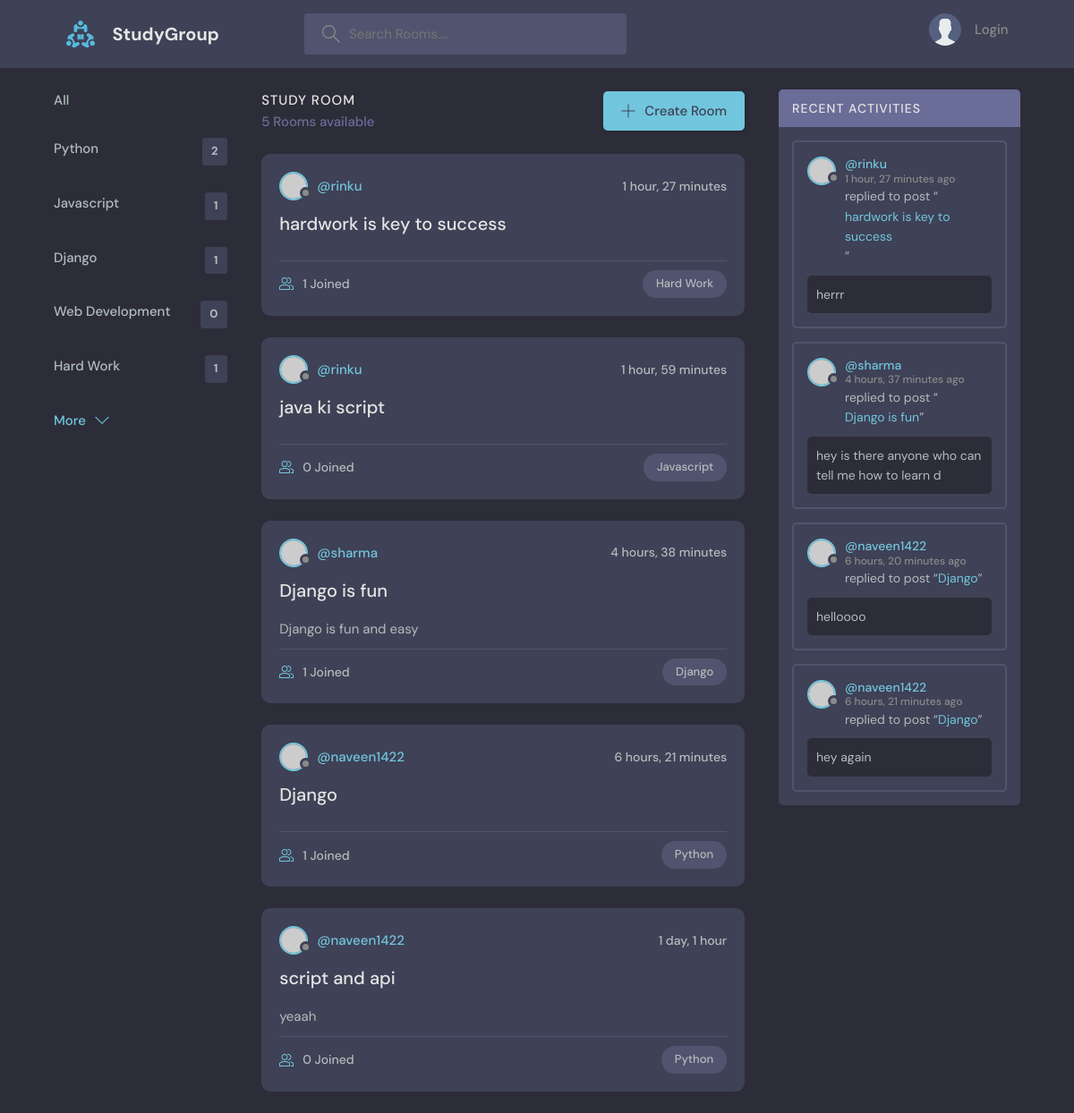
The page / on the database its author committed.
### baseapp/models.py (models this page shows, shortened)
class Topic(models.Model):
    name = models.CharField(max_length=200)

class Room(models.Model):
    host = models.ForeignKey(User, on_delete=models.SET_NULL, null=True)
    topic = models.ForeignKey(Topic, on_delete=models.SET_NULL, null=True)
    name = models.CharField(max_length=200)
    description = models.TextField(null=True, blank=True)
    participants =  models.ManyToManyField(User, related_name='participants', blank=True)
    updated = models.DateTimeField(auto_now=True)
    created = models.DateTimeField(auto_now_add=True)
    class Meta:
        ordering = ['-updated', '-created']
    def __str__(self):   # means in general or until specified room will return it's name
        return self.name

class Message(models.Model):
    user = models.ForeignKey(User, on_delete=models.CASCADE)
    room = models.ForeignKey(Room, on_delete=models.CASCADE)
    body = models.TextField()
    updated = models.DateTimeField(auto_now=True)
    created = models.DateTimeField(auto_now_add=True)
    class Meta:
        ordering = ['-updated', '-created']
    def __str__(self):         # means in general Message will return it's body of 0:50 char
        return self.body[0:50]

### baseapp/views.py (the view)
# urls.py: path('', views.home, name="home"),
def home(request):
    q = request.GET.get('q') if request.GET.get('q') != None else ''
    rooms = Room.objects.filter(
        Q(topic__name__icontains=q) |
        Q(name__icontains = q) |
        Q(description__icontains=q)
        )
    room_count = rooms.count()
    topics = Topic.objects.all()[0:5]
    room_messages = Message.objects.filter(
        Q(room__topic__name__icontains=q)
    )
    context = {'rooms':rooms, 'topics':topics, 'room_count':room_count, 'room_messages':room_messages}
    return render(request, 'baseapp/home.html', context)

### baseapp/templates/baseapp/home.html (shortened to what this page needs)
{% extends 'main.html' %}
{% block content %}
    <main class="layout layout--3">
      <div class="container">
        {% include 'baseapp/topic_component.html' %}
        <div class="roomList">
          <div class="roomList__header">
            <div>
              <h2>Study Room</h2>
              <p>{{room_count}} Rooms available</p>
            </div>
            <a class="btn btn--main" href="{% url 'create-room' %}">
              <svg version="1.1" xmlns="http://www.w3.org/2000/svg" width="32" height="32" viewBox="0 0 32 32">
                <title>add</title>
                <path
                  d="M16.943 0.943h-1.885v14.115h-14.115v1.885h14.115v14.115h1.885v-14.115h14.115v-1.885h-14.115v-14.115z"
                ></path>
              </svg>
              Create Room
            </a>
          </div>
       {% include 'baseapp/feed_component.html' %}
        </div>
        {% include 'baseapp/activity_component.html' %}
      </div>
    </main>
{% endblock %}

### baseapp/templates/baseapp/topic_component.html
<div class="topics">
          <ul class="topics__list">
            <li>
              <a href="{% url 'home' %}">All</a>
            </li>
    {% for topic in topics %}
    <li>
        <a href="{% url 'home' %}?q={{topic.name}}">{{topic.name}}<span>{{topic.room_set.all.count}}</span></a>
    </li>
    {% endfor %}
          </ul>
          <a class="btn btn--link" href="{% url 'topics' %}">
            More
            <svg version="1.1" xmlns="http://www.w3.org/2000/svg" width="32" height="32" viewBox="0 0 32 32">
              <title>chevron-down</title>
              <path d="M16 21l-13-13h-3l16 16 16-16h-3l-13 13z"></path>
            </svg>
          </a>
</div>

### baseapp/templates/baseapp/feed_component.html (shortened to what this page needs)
          {% for room in rooms %}
          <div class="roomListRoom">
            <div class="roomListRoom__header">
              <a href="{% url 'user-profile' room.host.id %}" class="roomListRoom__author">
                <div class="avatar avatar--small">
                  <img src="https://randomuser.me/api/portraits/women/11.jpg" />
                </div>
                <span>@{{room.host.username}}</span>
              </a>
              <div class="roomListRoom__actions">
                <span>{{room.created|timesince}}</span>
              </div>
            </div>
            <div class="roomListRoom__content">
              <a href="{% url 'room' room.id %}">{{room.name}}</a>
              <p>
              {{room.description}}
              </p>
            </div>
            <div class="roomListRoom__meta">
              <a href="{% url 'room' room.id %}" class="roomListRoom__joined">
                {{room.participants.all.count}} Joined
              </a>
              <p class="roomListRoom__topic">{{room.topic.name}}</p>
            </div>
          </div>
          {% endfor %}

### baseapp/templates/baseapp/activity_component.html (shortened to what this page needs)
        <div class="activities">
          <div class="activities__header">
            <h2>Recent Activities</h2>
          </div>
        {% for message in room_messages %}
          <div class="activities__box">
            <div class="activities__boxHeader roomListRoom__header">
              <a href="{% url 'user-profile' message.user.id%}" class="roomListRoom__author">
                <div class="avatar avatar--small">
                  <img src="https://randomuser.me/api/portraits/women/11.jpg" />
                </div>
                <p>
                  @{{message.user}}
                  <span>{{message.created|timesince}} ago</span>
                </p>
              </a>
            </div>
            <div class="activities__boxContent">
              <p>replied to post “<a href="{% url 'room' message.room.id %}">{{message.room}}</a>”</p>
              <div class="activities__boxRoomContent">
               {{message}}
              </div>
            </div>
          </div>
        {% endfor %}
        </div>

### rows shown on the page
Topic: name "Python", room_set.all.count "2"
Topic: name "Javascript", room_set.all.count "1"
Topic: name "Django", room_set.all.count "1"
Topic: name "Web Development", room_set.all.count "0"
Topic: name "Hard Work", room_set.all.count "1"
Room: host.username "rinku", created "1 hour, 27 minutes", name "hardwork is key to success", participants.all.count "1", topic.name "Hard Work"
Room: host.username "rinku", created "1 hour, 59 minutes", name "java ki script", participants.all.count "0", topic.name "Javascript"
Room: host.username "sharma", created "4 hours, 38 minutes", name "Django is fun", description "Django is fun and easy", participants.all.count "1", topic.name "Django"
Room: host.username "naveen1422", created "6 hours, 21 minutes", name "Django", participants.all.count "1", topic.name "Python"
Room: host.username "naveen1422", created "1 day, 1 hour", name "script and api", description "yeaah", participants.all.count "0", topic.name "Python"
Message: user "rinku", created "1 hour, 27 minutes", room "hardwork is key to success", body "herrr"
Message: user "sharma", created "4 hours, 37 minutes", room "Django is fun", body "hey is there anyone who can tell me how to learn d"
Message: user "naveen1422", created "6 hours, 20 minutes", room "Django", body "helloooo"
Message: user "naveen1422", created "6 hours, 21 minutes", room "Django", body "hey again"

### other values the page prints
{{ room_count }} "5"
